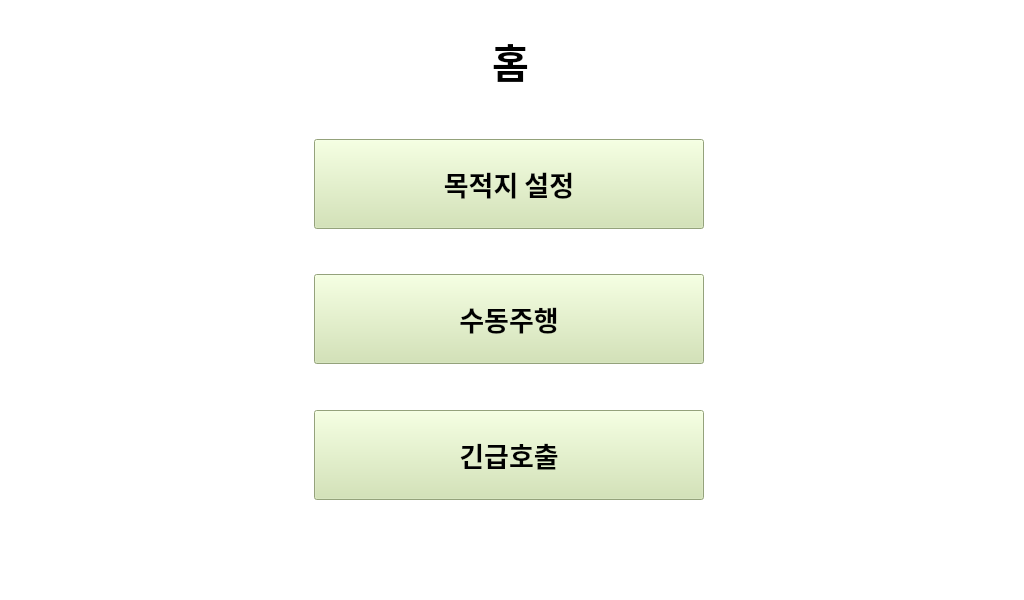
<?xml version="1.0" encoding="UTF-8"?>
<ui version="4.0">
 <class>MainWindow</class>
 <widget class="QMainWindow" name="MainWindow">
  <property name="geometry">
   <rect>
    <x>0</x>
    <y>0</y>
    <width>1024</width>
    <height>600</height>
   </rect>
  </property>
  <property name="sizePolicy">
   <sizepolicy hsizetype="Preferred" vsizetype="Preferred">
    <horstretch>0</horstretch>
    <verstretch>0</verstretch>
   </sizepolicy>
  </property>
  <property name="minimumSize">
   <size>
    <width>0</width>
    <height>0</height>
   </size>
  </property>
  <property name="maximumSize">
   <size>
    <width>1024</width>
    <height>600</height>
   </size>
  </property>
  <property name="font">
   <font>
    <family>Malgun Gothic</family>
    <pointsize>10</pointsize>
    <weight>75</weight>
    <bold>true</bold>
   </font>
  </property>
  <property name="windowTitle">
   <string>MainWindow</string>
  </property>
  <property name="autoFillBackground">
   <bool>false</bool>
  </property>
  <property name="styleSheet">
   <string notr="true">background-color: white;</string>
  </property>
  <widget class="QWidget" name="centralwidget">
   <widget class="QWidget" name="horizontalLayoutWidget">
    <property name="geometry">
     <rect>
      <x>0</x>
      <y>0</y>
      <width>1021</width>
      <height>121</height>
     </rect>
    </property>
    <layout class="QHBoxLayout" name="layout_title">
     <item>
      <widget class="QLabel" name="title">
       <property name="font">
        <font>
         <family>Malgun Gothic</family>
         <pointsize>30</pointsize>
         <weight>75</weight>
         <bold>true</bold>
        </font>
       </property>
       <property name="styleSheet">
        <string notr="true">text-align: center;</string>
       </property>
       <property name="text">
        <string>홈</string>
       </property>
       <property name="alignment">
        <set>Qt::AlignCenter</set>
       </property>
      </widget>
     </item>
    </layout>
   </widget>
   <widget class="QWidget" name="verticalLayoutWidget">
    <property name="geometry">
     <rect>
      <x>-1</x>
      <y>119</y>
      <width>1021</width>
      <height>401</height>
     </rect>
    </property>
    <layout class="QHBoxLayout" name="layout_contents">
     <item>
      <spacer name="horizontalSpacer">
       <property name="orientation">
        <enum>Qt::Horizontal</enum>
       </property>
       <property name="sizeType">
        <enum>QSizePolicy::Preferred</enum>
       </property>
       <property name="sizeHint" stdset="0">
        <size>
         <width>300</width>
         <height>20</height>
        </size>
       </property>
      </spacer>
     </item>
     <item>
      <layout class="QVBoxLayout" name="layout_btns">
       <item alignment="Qt::AlignVCenter">
        <widget class="QPushButton" name="btn_selDes">
         <property name="enabled">
          <bool>true</bool>
         </property>
         <property name="sizePolicy">
          <sizepolicy hsizetype="Fixed" vsizetype="Fixed">
           <horstretch>0</horstretch>
           <verstretch>0</verstretch>
          </sizepolicy>
         </property>
         <property name="minimumSize">
          <size>
           <width>400</width>
           <height>100</height>
          </size>
         </property>
         <property name="maximumSize">
          <size>
           <width>400</width>
           <height>75</height>
          </size>
         </property>
         <property name="font">
          <font>
           <family>Malgun Gothic</family>
           <pointsize>20</pointsize>
           <weight>75</weight>
           <bold>true</bold>
          </font>
         </property>
         <property name="layoutDirection">
          <enum>Qt::LeftToRight</enum>
         </property>
         <property name="styleSheet">
          <string notr="true">background-color: #cfe3ac;
margin: 5px;
padding: 10px;</string>
         </property>
         <property name="text">
          <string>목적지 설정</string>
         </property>
        </widget>
       </item>
       <item alignment="Qt::AlignVCenter">
        <widget class="QPushButton" name="btn_manDriving">
         <property name="enabled">
          <bool>true</bool>
         </property>
         <property name="sizePolicy">
          <sizepolicy hsizetype="Fixed" vsizetype="Fixed">
           <horstretch>0</horstretch>
           <verstretch>0</verstretch>
          </sizepolicy>
         </property>
         <property name="minimumSize">
          <size>
           <width>400</width>
           <height>100</height>
          </size>
         </property>
         <property name="maximumSize">
          <size>
           <width>400</width>
           <height>75</height>
          </size>
         </property>
         <property name="font">
          <font>
           <family>Malgun Gothic</family>
           <pointsize>20</pointsize>
           <weight>75</weight>
           <bold>true</bold>
          </font>
         </property>
         <property name="layoutDirection">
          <enum>Qt::LeftToRight</enum>
         </property>
         <property name="styleSheet">
          <string notr="true">background-color: #cfe3ac;
margin: 5px;
padding: 10px;</string>
         </property>
         <property name="text">
          <string>수동주행</string>
         </property>
        </widget>
       </item>
       <item alignment="Qt::AlignVCenter">
        <widget class="QPushButton" name="btn_emrCall">
         <property name="enabled">
          <bool>true</bool>
         </property>
         <property name="sizePolicy">
          <sizepolicy hsizetype="Fixed" vsizetype="Fixed">
           <horstretch>0</horstretch>
           <verstretch>0</verstretch>
          </sizepolicy>
         </property>
         <property name="minimumSize">
          <size>
           <width>400</width>
           <height>100</height>
          </size>
         </property>
         <property name="maximumSize">
          <size>
           <width>400</width>
           <height>75</height>
          </size>
         </property>
         <property name="font">
          <font>
           <family>Malgun Gothic</family>
           <pointsize>20</pointsize>
           <weight>75</weight>
           <bold>true</bold>
          </font>
         </property>
         <property name="layoutDirection">
          <enum>Qt::LeftToRight</enum>
         </property>
         <property name="styleSheet">
          <string notr="true">background-color: #cfe3ac;
margin: 5px;
padding: 10px;</string>
         </property>
         <property name="text">
          <string>긴급호출</string>
         </property>
        </widget>
       </item>
      </layout>
     </item>
     <item>
      <spacer name="horizontalSpacer_2">
       <property name="orientation">
        <enum>Qt::Horizontal</enum>
       </property>
       <property name="sizeType">
        <enum>QSizePolicy::Preferred</enum>
       </property>
       <property name="sizeHint" stdset="0">
        <size>
         <width>300</width>
         <height>20</height>
        </size>
       </property>
      </spacer>
     </item>
    </layout>
   </widget>
   <widget class="QWidget" name="horizontalLayoutWidget_2">
    <property name="geometry">
     <rect>
      <x>0</x>
      <y>520</y>
      <width>1021</width>
      <height>80</height>
     </rect>
    </property>
    <layout class="QHBoxLayout" name="layout_bottom"/>
   </widget>
  </widget>
 </widget>
 <resources/>
 <connections/>
</ui>
